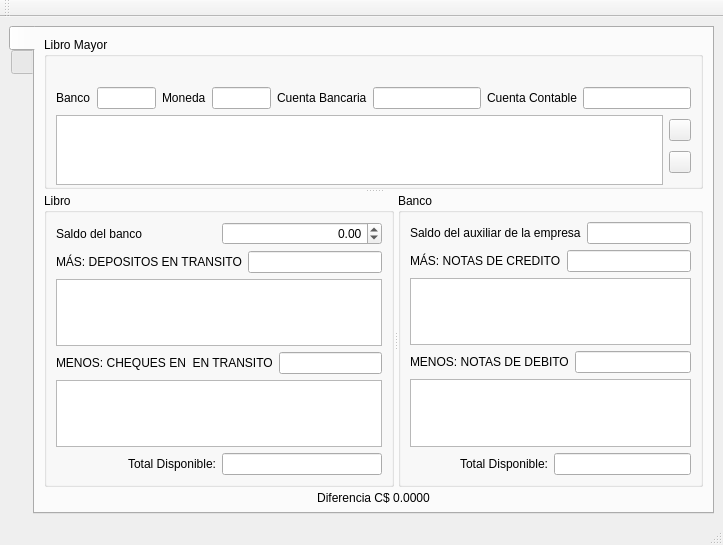
<?xml version="1.0" encoding="UTF-8"?>
<ui version="4.0">
 <class>frmConciliacion</class>
 <widget class="QMainWindow" name="frmConciliacion">
  <property name="geometry">
   <rect>
    <x>0</x>
    <y>0</y>
    <width>723</width>
    <height>545</height>
   </rect>
  </property>
  <property name="minimumSize">
   <size>
    <width>0</width>
    <height>0</height>
   </size>
  </property>
  <property name="windowTitle">
   <string>Conciliacion Bancaria</string>
  </property>
  <widget class="QWidget" name="centralwidget">
   <layout class="QVBoxLayout" name="verticalLayout">
    <item>
     <widget class="QTabWidget" name="tabWidget">
      <property name="minimumSize">
       <size>
        <width>0</width>
        <height>0</height>
       </size>
      </property>
      <property name="tabPosition">
       <enum>QTabWidget::West</enum>
      </property>
      <property name="currentIndex">
       <number>0</number>
      </property>
      <widget class="QWidget" name="tabdetails">
       <attribute name="icon">
        <iconset resource="res.qrc">
         <normaloff>:/icons/res/document-edit.png</normaloff>:/icons/res/document-edit.png</iconset>
       </attribute>
       <attribute name="title">
        <string notr="true"/>
       </attribute>
       <layout class="QVBoxLayout" name="verticalLayout_6">
        <item>
         <widget class="QSplitter" name="splitter_2">
          <property name="orientation">
           <enum>Qt::Vertical</enum>
          </property>
          <widget class="QGroupBox" name="groupBox">
           <property name="sizePolicy">
            <sizepolicy hsizetype="Preferred" vsizetype="MinimumExpanding">
             <horstretch>0</horstretch>
             <verstretch>0</verstretch>
            </sizepolicy>
           </property>
           <property name="minimumSize">
            <size>
             <width>0</width>
             <height>150</height>
            </size>
           </property>
           <property name="title">
            <string>Libro Mayor</string>
           </property>
           <layout class="QVBoxLayout" name="verticalLayout_7">
            <item>
             <widget class="QLabel" name="lblfecha">
              <property name="minimumSize">
               <size>
                <width>0</width>
                <height>15</height>
               </size>
              </property>
              <property name="text">
               <string/>
              </property>
              <property name="alignment">
               <set>Qt::AlignCenter</set>
              </property>
             </widget>
            </item>
            <item>
             <layout class="QGridLayout" name="gridLayout">
              <item row="0" column="0">
               <widget class="QLabel" name="label">
                <property name="text">
                 <string>Banco</string>
                </property>
               </widget>
              </item>
              <item row="0" column="1">
               <widget class="QLineEdit" name="txtbanco">
                <property name="sizePolicy">
                 <sizepolicy hsizetype="Preferred" vsizetype="Fixed">
                  <horstretch>0</horstretch>
                  <verstretch>0</verstretch>
                 </sizepolicy>
                </property>
                <property name="readOnly">
                 <bool>true</bool>
                </property>
               </widget>
              </item>
              <item row="0" column="4">
               <widget class="QLabel" name="label_2">
                <property name="text">
                 <string>Cuenta Bancaria</string>
                </property>
               </widget>
              </item>
              <item row="0" column="5">
               <widget class="QLineEdit" name="txtcuentabanco">
                <property name="sizePolicy">
                 <sizepolicy hsizetype="MinimumExpanding" vsizetype="Fixed">
                  <horstretch>0</horstretch>
                  <verstretch>0</verstretch>
                 </sizepolicy>
                </property>
                <property name="readOnly">
                 <bool>true</bool>
                </property>
               </widget>
              </item>
              <item row="0" column="2">
               <widget class="QLabel" name="label_3">
                <property name="text">
                 <string>Moneda</string>
                </property>
               </widget>
              </item>
              <item row="0" column="3">
               <widget class="QLineEdit" name="txtmoneda">
                <property name="sizePolicy">
                 <sizepolicy hsizetype="Preferred" vsizetype="Fixed">
                  <horstretch>0</horstretch>
                  <verstretch>0</verstretch>
                 </sizepolicy>
                </property>
                <property name="readOnly">
                 <bool>true</bool>
                </property>
               </widget>
              </item>
              <item row="0" column="6">
               <widget class="QLabel" name="label_5">
                <property name="text">
                 <string>Cuenta Contable</string>
                </property>
               </widget>
              </item>
              <item row="0" column="7">
               <widget class="QLineEdit" name="txtcuenta">
                <property name="sizePolicy">
                 <sizepolicy hsizetype="MinimumExpanding" vsizetype="Fixed">
                  <horstretch>0</horstretch>
                  <verstretch>0</verstretch>
                 </sizepolicy>
                </property>
                <property name="readOnly">
                 <bool>true</bool>
                </property>
               </widget>
              </item>
             </layout>
            </item>
            <item>
             <layout class="QHBoxLayout" name="horizontalLayout_11">
              <item>
               <widget class="QTableView" name="tabledetails">
                <property name="sizePolicy">
                 <sizepolicy hsizetype="Expanding" vsizetype="MinimumExpanding">
                  <horstretch>0</horstretch>
                  <verstretch>0</verstretch>
                 </sizepolicy>
                </property>
                <property name="minimumSize">
                 <size>
                  <width>200</width>
                  <height>70</height>
                 </size>
                </property>
                <property name="editTriggers">
                 <set>QAbstractItemView::NoEditTriggers</set>
                </property>
               </widget>
              </item>
              <item>
               <layout class="QVBoxLayout" name="verticalLayout_3">
                <item>
                 <widget class="QPushButton" name="btnAdd">
                  <property name="sizePolicy">
                   <sizepolicy hsizetype="Fixed" vsizetype="Fixed">
                    <horstretch>0</horstretch>
                    <verstretch>0</verstretch>
                   </sizepolicy>
                  </property>
                  <property name="maximumSize">
                   <size>
                    <width>22</width>
                    <height>16777215</height>
                   </size>
                  </property>
                  <property name="toolTip">
                   <string>Agregar notas de crédito o débito</string>
                  </property>
                  <property name="styleSheet">
                   <string notr="true"/>
                  </property>
                  <property name="text">
                   <string/>
                  </property>
                  <property name="icon">
                   <iconset resource="res.qrc">
                    <normaloff>:/icons/res/list-add.png</normaloff>:/icons/res/list-add.png</iconset>
                  </property>
                  <property name="shortcut">
                   <string>Ctrl+A</string>
                  </property>
                 </widget>
                </item>
                <item>
                 <widget class="QPushButton" name="btnRemove">
                  <property name="sizePolicy">
                   <sizepolicy hsizetype="Fixed" vsizetype="Fixed">
                    <horstretch>0</horstretch>
                    <verstretch>0</verstretch>
                   </sizepolicy>
                  </property>
                  <property name="maximumSize">
                   <size>
                    <width>22</width>
                    <height>16777215</height>
                   </size>
                  </property>
                  <property name="styleSheet">
                   <string notr="true"/>
                  </property>
                  <property name="text">
                   <string/>
                  </property>
                  <property name="icon">
                   <iconset resource="res.qrc">
                    <normaloff>:/icons/res/list-remove.png</normaloff>:/icons/res/list-remove.png</iconset>
                  </property>
                 </widget>
                </item>
               </layout>
              </item>
             </layout>
            </item>
            <item>
             <layout class="QHBoxLayout" name="horizontalLayout_4"/>
            </item>
           </layout>
          </widget>
          <widget class="QSplitter" name="splitter">
           <property name="minimumSize">
            <size>
             <width>0</width>
             <height>0</height>
            </size>
           </property>
           <property name="orientation">
            <enum>Qt::Horizontal</enum>
           </property>
           <widget class="QGroupBox" name="groupBox_2">
            <property name="minimumSize">
             <size>
              <width>0</width>
              <height>240</height>
             </size>
            </property>
            <property name="title">
             <string>Libro</string>
            </property>
            <layout class="QVBoxLayout" name="verticalLayout_4">
             <item>
              <layout class="QHBoxLayout" name="horizontalLayout_2">
               <item>
                <widget class="QLabel" name="label_6">
                 <property name="sizePolicy">
                  <sizepolicy hsizetype="MinimumExpanding" vsizetype="Preferred">
                   <horstretch>0</horstretch>
                   <verstretch>0</verstretch>
                  </sizepolicy>
                 </property>
                 <property name="text">
                  <string>Saldo del banco</string>
                 </property>
                </widget>
               </item>
               <item>
                <widget class="QDoubleSpinBox" name="spbsaldobanco">
                 <property name="sizePolicy">
                  <sizepolicy hsizetype="Expanding" vsizetype="Fixed">
                   <horstretch>0</horstretch>
                   <verstretch>0</verstretch>
                  </sizepolicy>
                 </property>
                 <property name="alignment">
                  <set>Qt::AlignRight|Qt::AlignTrailing|Qt::AlignVCenter</set>
                 </property>
                 <property name="minimum">
                  <double>-1000000000.000000000000000</double>
                 </property>
                 <property name="maximum">
                  <double>1000000000.000000000000000</double>
                 </property>
                 <property name="value">
                  <double>0.000000000000000</double>
                 </property>
                </widget>
               </item>
              </layout>
             </item>
             <item>
              <layout class="QHBoxLayout" name="horizontalLayout_5">
               <item>
                <widget class="QLabel" name="lbltotallibro_2">
                 <property name="sizePolicy">
                  <sizepolicy hsizetype="MinimumExpanding" vsizetype="Preferred">
                   <horstretch>0</horstretch>
                   <verstretch>0</verstretch>
                  </sizepolicy>
                 </property>
                 <property name="text">
                  <string>MÁS: DEPOSITOS EN TRANSITO</string>
                 </property>
                 <property name="alignment">
                  <set>Qt::AlignLeading|Qt::AlignLeft|Qt::AlignVCenter</set>
                 </property>
                </widget>
               </item>
               <item>
                <widget class="QLineEdit" name="txtdeposito">
                 <property name="sizePolicy">
                  <sizepolicy hsizetype="Expanding" vsizetype="Fixed">
                   <horstretch>0</horstretch>
                   <verstretch>0</verstretch>
                  </sizepolicy>
                 </property>
                 <property name="alignment">
                  <set>Qt::AlignRight|Qt::AlignTrailing|Qt::AlignVCenter</set>
                 </property>
                 <property name="readOnly">
                  <bool>true</bool>
                 </property>
                </widget>
               </item>
              </layout>
             </item>
             <item>
              <widget class="QTableView" name="tablalibromas">
               <property name="sizePolicy">
                <sizepolicy hsizetype="Expanding" vsizetype="MinimumExpanding">
                 <horstretch>0</horstretch>
                 <verstretch>0</verstretch>
                </sizepolicy>
               </property>
               <property name="minimumSize">
                <size>
                 <width>0</width>
                 <height>50</height>
                </size>
               </property>
               <property name="editTriggers">
                <set>QAbstractItemView::NoEditTriggers</set>
               </property>
              </widget>
             </item>
             <item>
              <layout class="QHBoxLayout" name="horizontalLayout_7">
               <item>
                <widget class="QLabel" name="lbltotallibro_3">
                 <property name="sizePolicy">
                  <sizepolicy hsizetype="MinimumExpanding" vsizetype="Preferred">
                   <horstretch>0</horstretch>
                   <verstretch>0</verstretch>
                  </sizepolicy>
                 </property>
                 <property name="text">
                  <string>MENOS: CHEQUES EN  EN TRANSITO</string>
                 </property>
                 <property name="alignment">
                  <set>Qt::AlignLeading|Qt::AlignLeft|Qt::AlignVCenter</set>
                 </property>
                </widget>
               </item>
               <item>
                <widget class="QLineEdit" name="txtcheque">
                 <property name="sizePolicy">
                  <sizepolicy hsizetype="Expanding" vsizetype="Fixed">
                   <horstretch>0</horstretch>
                   <verstretch>0</verstretch>
                  </sizepolicy>
                 </property>
                 <property name="alignment">
                  <set>Qt::AlignRight|Qt::AlignTrailing|Qt::AlignVCenter</set>
                 </property>
                 <property name="readOnly">
                  <bool>true</bool>
                 </property>
                </widget>
               </item>
              </layout>
             </item>
             <item>
              <widget class="QTableView" name="tablalibromenos">
               <property name="sizePolicy">
                <sizepolicy hsizetype="Expanding" vsizetype="MinimumExpanding">
                 <horstretch>0</horstretch>
                 <verstretch>0</verstretch>
                </sizepolicy>
               </property>
               <property name="minimumSize">
                <size>
                 <width>0</width>
                 <height>50</height>
                </size>
               </property>
               <property name="editTriggers">
                <set>QAbstractItemView::NoEditTriggers</set>
               </property>
              </widget>
             </item>
             <item>
              <layout class="QHBoxLayout" name="horizontalLayout_10">
               <item>
                <widget class="QLabel" name="lbltotallibro">
                 <property name="sizePolicy">
                  <sizepolicy hsizetype="MinimumExpanding" vsizetype="Preferred">
                   <horstretch>0</horstretch>
                   <verstretch>0</verstretch>
                  </sizepolicy>
                 </property>
                 <property name="minimumSize">
                  <size>
                   <width>0</width>
                   <height>8</height>
                  </size>
                 </property>
                 <property name="text">
                  <string>Total Disponible:</string>
                 </property>
                 <property name="alignment">
                  <set>Qt::AlignRight|Qt::AlignTrailing|Qt::AlignVCenter</set>
                 </property>
                </widget>
               </item>
               <item>
                <widget class="QLineEdit" name="txttotallibro">
                 <property name="sizePolicy">
                  <sizepolicy hsizetype="Expanding" vsizetype="Fixed">
                   <horstretch>0</horstretch>
                   <verstretch>0</verstretch>
                  </sizepolicy>
                 </property>
                 <property name="alignment">
                  <set>Qt::AlignRight|Qt::AlignTrailing|Qt::AlignVCenter</set>
                 </property>
                 <property name="readOnly">
                  <bool>true</bool>
                 </property>
                </widget>
               </item>
              </layout>
             </item>
            </layout>
           </widget>
           <widget class="QGroupBox" name="groupBox_3">
            <property name="minimumSize">
             <size>
              <width>0</width>
              <height>240</height>
             </size>
            </property>
            <property name="title">
             <string>Banco</string>
            </property>
            <layout class="QVBoxLayout" name="verticalLayout_5">
             <item>
              <layout class="QHBoxLayout" name="horizontalLayout_3">
               <item>
                <widget class="QLabel" name="label_7">
                 <property name="sizePolicy">
                  <sizepolicy hsizetype="MinimumExpanding" vsizetype="Preferred">
                   <horstretch>0</horstretch>
                   <verstretch>0</verstretch>
                  </sizepolicy>
                 </property>
                 <property name="text">
                  <string>Saldo del auxiliar de la empresa</string>
                 </property>
                </widget>
               </item>
               <item>
                <widget class="QLineEdit" name="txtsaldolibro">
                 <property name="sizePolicy">
                  <sizepolicy hsizetype="Expanding" vsizetype="Fixed">
                   <horstretch>0</horstretch>
                   <verstretch>0</verstretch>
                  </sizepolicy>
                 </property>
                 <property name="alignment">
                  <set>Qt::AlignRight|Qt::AlignTrailing|Qt::AlignVCenter</set>
                 </property>
                 <property name="readOnly">
                  <bool>true</bool>
                 </property>
                </widget>
               </item>
              </layout>
             </item>
             <item>
              <layout class="QHBoxLayout" name="horizontalLayout_6">
               <item>
                <widget class="QLabel" name="lbltotallibro_4">
                 <property name="sizePolicy">
                  <sizepolicy hsizetype="MinimumExpanding" vsizetype="Preferred">
                   <horstretch>0</horstretch>
                   <verstretch>0</verstretch>
                  </sizepolicy>
                 </property>
                 <property name="minimumSize">
                  <size>
                   <width>0</width>
                   <height>8</height>
                  </size>
                 </property>
                 <property name="text">
                  <string>MÁS: NOTAS DE CREDITO</string>
                 </property>
                 <property name="alignment">
                  <set>Qt::AlignLeading|Qt::AlignLeft|Qt::AlignVCenter</set>
                 </property>
                </widget>
               </item>
               <item>
                <widget class="QLineEdit" name="txtnotacredito">
                 <property name="sizePolicy">
                  <sizepolicy hsizetype="Expanding" vsizetype="Fixed">
                   <horstretch>0</horstretch>
                   <verstretch>0</verstretch>
                  </sizepolicy>
                 </property>
                 <property name="minimumSize">
                  <size>
                   <width>0</width>
                   <height>0</height>
                  </size>
                 </property>
                 <property name="alignment">
                  <set>Qt::AlignRight|Qt::AlignTrailing|Qt::AlignVCenter</set>
                 </property>
                 <property name="readOnly">
                  <bool>true</bool>
                 </property>
                </widget>
               </item>
              </layout>
             </item>
             <item>
              <widget class="QTableView" name="tablabancomas">
               <property name="sizePolicy">
                <sizepolicy hsizetype="Expanding" vsizetype="MinimumExpanding">
                 <horstretch>0</horstretch>
                 <verstretch>0</verstretch>
                </sizepolicy>
               </property>
               <property name="minimumSize">
                <size>
                 <width>0</width>
                 <height>50</height>
                </size>
               </property>
               <property name="editTriggers">
                <set>QAbstractItemView::NoEditTriggers</set>
               </property>
              </widget>
             </item>
             <item>
              <layout class="QHBoxLayout" name="horizontalLayout_8">
               <item>
                <widget class="QLabel" name="lbltotallibro_5">
                 <property name="sizePolicy">
                  <sizepolicy hsizetype="MinimumExpanding" vsizetype="Preferred">
                   <horstretch>0</horstretch>
                   <verstretch>0</verstretch>
                  </sizepolicy>
                 </property>
                 <property name="text">
                  <string>MENOS: NOTAS DE DEBITO</string>
                 </property>
                 <property name="alignment">
                  <set>Qt::AlignLeading|Qt::AlignLeft|Qt::AlignVCenter</set>
                 </property>
                </widget>
               </item>
               <item>
                <widget class="QLineEdit" name="txtnotadebito">
                 <property name="sizePolicy">
                  <sizepolicy hsizetype="Expanding" vsizetype="Fixed">
                   <horstretch>0</horstretch>
                   <verstretch>0</verstretch>
                  </sizepolicy>
                 </property>
                 <property name="alignment">
                  <set>Qt::AlignRight|Qt::AlignTrailing|Qt::AlignVCenter</set>
                 </property>
                 <property name="readOnly">
                  <bool>true</bool>
                 </property>
                </widget>
               </item>
              </layout>
             </item>
             <item>
              <widget class="QTableView" name="tablabancomenos">
               <property name="sizePolicy">
                <sizepolicy hsizetype="Expanding" vsizetype="MinimumExpanding">
                 <horstretch>0</horstretch>
                 <verstretch>0</verstretch>
                </sizepolicy>
               </property>
               <property name="minimumSize">
                <size>
                 <width>0</width>
                 <height>50</height>
                </size>
               </property>
               <property name="editTriggers">
                <set>QAbstractItemView::NoEditTriggers</set>
               </property>
              </widget>
             </item>
             <item>
              <layout class="QHBoxLayout" name="horizontalLayout_9">
               <item>
                <widget class="QLabel" name="lbltotalbanco">
                 <property name="sizePolicy">
                  <sizepolicy hsizetype="MinimumExpanding" vsizetype="Preferred">
                   <horstretch>0</horstretch>
                   <verstretch>0</verstretch>
                  </sizepolicy>
                 </property>
                 <property name="minimumSize">
                  <size>
                   <width>0</width>
                   <height>8</height>
                  </size>
                 </property>
                 <property name="text">
                  <string>Total Disponible:</string>
                 </property>
                 <property name="alignment">
                  <set>Qt::AlignRight|Qt::AlignTrailing|Qt::AlignVCenter</set>
                 </property>
                </widget>
               </item>
               <item>
                <widget class="QLineEdit" name="txttotalbanco">
                 <property name="sizePolicy">
                  <sizepolicy hsizetype="Expanding" vsizetype="Fixed">
                   <horstretch>0</horstretch>
                   <verstretch>0</verstretch>
                  </sizepolicy>
                 </property>
                 <property name="alignment">
                  <set>Qt::AlignRight|Qt::AlignTrailing|Qt::AlignVCenter</set>
                 </property>
                 <property name="readOnly">
                  <bool>true</bool>
                 </property>
                </widget>
               </item>
              </layout>
             </item>
            </layout>
           </widget>
          </widget>
         </widget>
        </item>
        <item>
         <widget class="QLabel" name="lbldiferencia">
          <property name="sizePolicy">
           <sizepolicy hsizetype="Preferred" vsizetype="Preferred">
            <horstretch>0</horstretch>
            <verstretch>0</verstretch>
           </sizepolicy>
          </property>
          <property name="minimumSize">
           <size>
            <width>0</width>
            <height>10</height>
           </size>
          </property>
          <property name="text">
           <string>Diferencia C$ 0.0000</string>
          </property>
          <property name="alignment">
           <set>Qt::AlignCenter</set>
          </property>
         </widget>
        </item>
       </layout>
      </widget>
      <widget class="QWidget" name="tabnavigation">
       <attribute name="icon">
        <iconset resource="res.qrc">
         <normaloff>:/icons/res/table.png</normaloff>:/icons/res/table.png</iconset>
       </attribute>
       <attribute name="title">
        <string notr="true"/>
       </attribute>
       <layout class="QVBoxLayout" name="verticalLayout_2">
        <item>
         <widget class="QTableView" name="tablenavigation">
          <property name="alternatingRowColors">
           <bool>true</bool>
          </property>
          <property name="selectionMode">
           <enum>QAbstractItemView::SingleSelection</enum>
          </property>
          <property name="selectionBehavior">
           <enum>QAbstractItemView::SelectRows</enum>
          </property>
          <attribute name="horizontalHeaderStretchLastSection">
           <bool>true</bool>
          </attribute>
          <attribute name="verticalHeaderVisible">
           <bool>false</bool>
          </attribute>
          <attribute name="verticalHeaderVisible">
           <bool>false</bool>
          </attribute>
          <attribute name="horizontalHeaderStretchLastSection">
           <bool>true</bool>
          </attribute>
         </widget>
        </item>
        <item>
         <layout class="QHBoxLayout" name="horizontalLayout">
          <item>
           <widget class="QLabel" name="label_4">
            <property name="text">
             <string>&amp;Buscar</string>
            </property>
            <property name="buddy">
             <cstring>txtSearch</cstring>
            </property>
           </widget>
          </item>
          <item>
           <widget class="QLineEdit" name="txtSearch"/>
          </item>
         </layout>
        </item>
       </layout>
      </widget>
     </widget>
    </item>
   </layout>
  </widget>
  <widget class="QStatusBar" name="statusbar"/>
  <widget class="QToolBar" name="toolBar">
   <property name="windowTitle">
    <string>toolBar</string>
   </property>
   <attribute name="toolBarArea">
    <enum>TopToolBarArea</enum>
   </attribute>
   <attribute name="toolBarBreak">
    <bool>false</bool>
   </attribute>
  </widget>
 </widget>
 <tabstops>
  <tabstop>tablenavigation</tabstop>
  <tabstop>txtSearch</tabstop>
 </tabstops>
 <resources>
  <include location="res.qrc"/>
 </resources>
 <connections/>
</ui>
